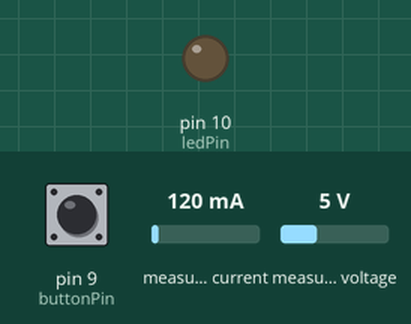
The sketch below on a simulated Arduino Uno, built with avr-gcc and run on an emulated ATmega328P. Shown: output pins drawn as LEDs (lit = HIGH). Inputs (shaded band) come from the test bench; at power-on: pin 9 (buttonPin) LOW, measured current 120 mA, measured voltage 5 V. Storage starts empty.

Above: at 2.8 s.
2.9 s: pin 9 (buttonPin) pulled HIGH for 1.2 s
At 6.7 s:
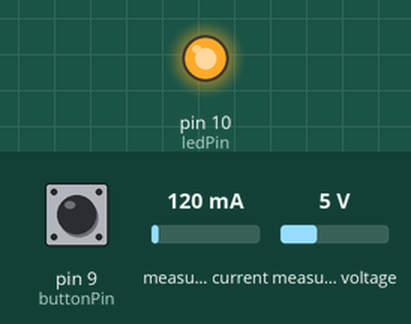
7.0 s: pin 9 (buttonPin) pulled HIGH for 3.2 s
At 8.0 s:
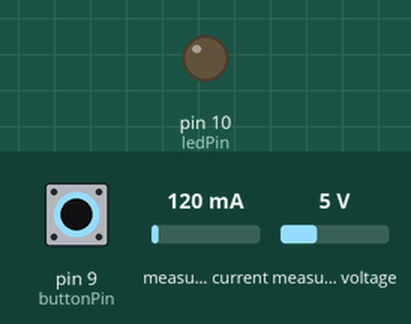
Timing chart, 0 to 10.0 s (numbered marks = the images above; inputs shaded):
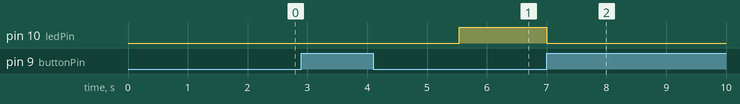

The sketch:

turtlebot_power_logger.ino
```cpp
/*
   SD card attached to SPI bus as follows:
 ** MOSI - pin 11
 ** MISO - pin 12
 ** CLK - pin 13
 ** CS - pin 4 (for MKRZero SD: SDCARD_SS_PIN)
*/

#include <SPI.h>
#include <SD.h>
#include <Wire.h>
#include <Adafruit_INA219.h>

Adafruit_INA219 ina219;
File myFile;

int buttonPin = 9;
int ledPin = 10;
int count = 0;

bool LOGGER_ON = false;
bool FILE_OPENED = false;

void setup() {
  uint32_t currentFrequency;

  // Init ina219
  if (! ina219.begin()) {
    while (1) { delay(10); }
  }

  // Init SD card
  if (!SD.begin(4)) {
    while (1) { delay(10); }
  }

  pinMode(buttonPin, INPUT);
  pinMode(ledPin, OUTPUT);
}

void loop() {
  if(digitalRead(buttonPin) == HIGH) {
    LOGGER_ON = !LOGGER_ON;
    count = 0;
    digitalWrite(ledPin, LOW);
    delay(2500);
  }

  if(LOGGER_ON == true) {
    if(FILE_OPENED == false) {
      myFile = SD.open("data.txt", FILE_WRITE);
      FILE_OPENED = true;
    }

    float shuntvoltage = 0;
    float busvoltage = 0;
    float current_mA = 0;
    float loadvoltage = 0;
    float power_mW = 0;

    shuntvoltage = ina219.getShuntVoltage_mV();
    busvoltage = ina219.getBusVoltage_V();
    current_mA = ina219.getCurrent_mA();
    power_mW = ina219.getPower_mW();
    loadvoltage = busvoltage + (shuntvoltage / 1000);

    String line = (String(count) + "," +
                    String(shuntvoltage) + "," +
                    String(busvoltage) + "," +
                    String(current_mA) + "," +
                    String(power_mW) + "," +
                    String(loadvoltage));

    myFile.println(line);

    count++;

    delayMicroseconds(1);
  } else {
    if(FILE_OPENED == true) {
      myFile.close();
      FILE_OPENED = false;
    }

    delay(1000);
  }

  if(FILE_OPENED == true) {
    digitalWrite(ledPin, HIGH);
  } else {
    digitalWrite(ledPin, LOW);
  }
}
```

Measured:
- after the input at 2.9 s, pin 10 (ledPin): LOW → HIGH after 2.6 s
- after the input at 7.0 s, pin 10 (ledPin): HIGH → LOW at once
